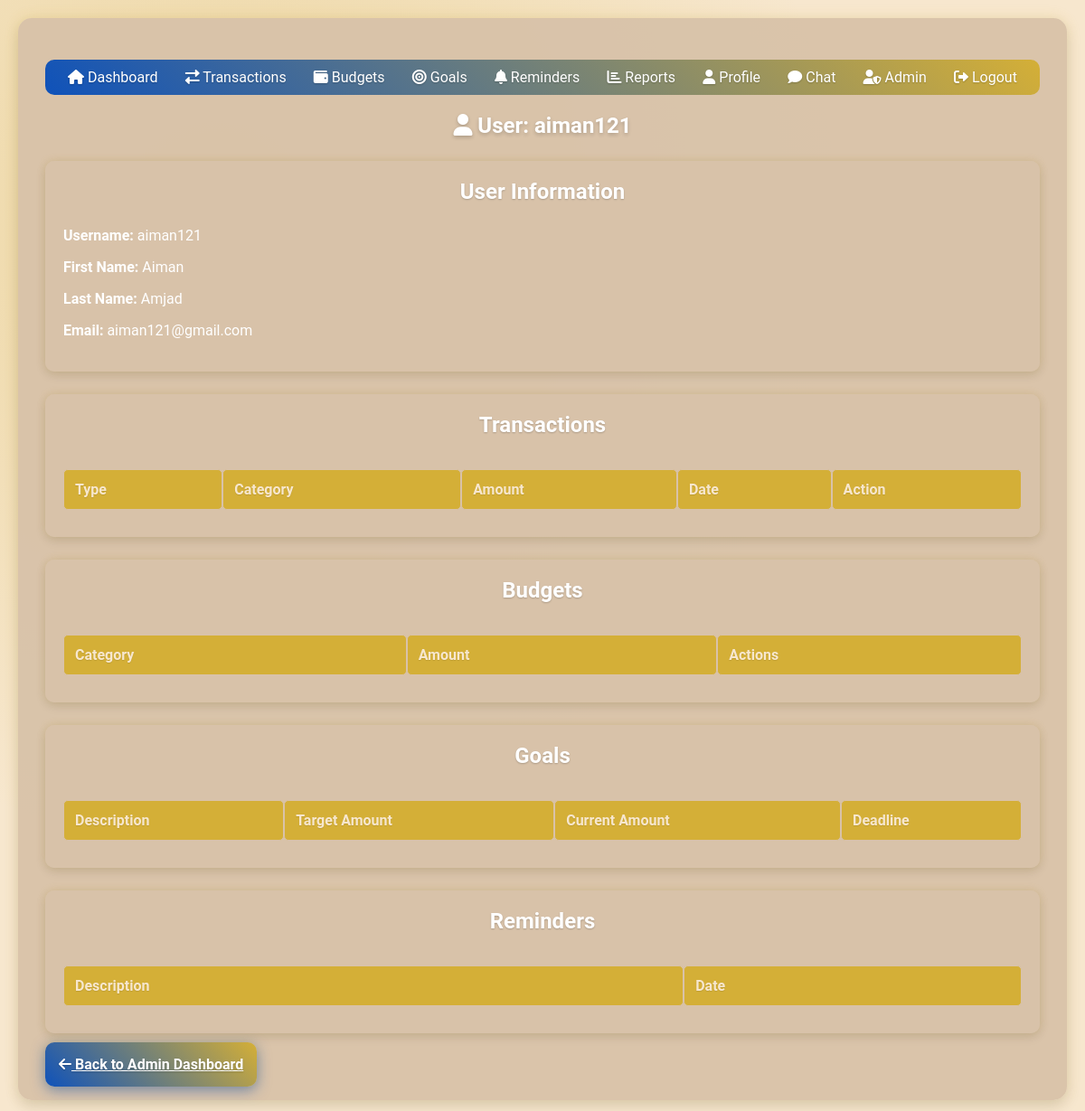
Page /admin/user/2 (signed in) on the committed database.
### tables this page shows
CREATE TABLE users (
        id INTEGER PRIMARY KEY AUTOINCREMENT,
        username TEXT UNIQUE NOT NULL,
        first_name TEXT,
        last_name TEXT,
        email TEXT UNIQUE NOT NULL,
        password TEXT NOT NULL
    , is_admin INTEGER DEFAULT 0, age INTEGER, occupation TEXT, income REAL, location TEXT, financial_goals_summary TEXT, profile_picture TEXT);

### app.py (the view)
    @login_required
    def decorated_function(*args, **kwargs):
        if not current_user.is_admin:
            flash('You do not have permission to access this page.')
            return redirect(url_for('dashboard'))
        return f(*args, **kwargs)

### app.py (called while the page is built)
@login_manager.user_loader
def load_user(user_id):
    conn = sqlite3.connect('smartfinance.db')
    c = conn.cursor()
    c.execute('SELECT id, username, is_admin, age, occupation, income, location, financial_goals_summary, profile_picture FROM users WHERE id = ?', (user_id,))
    user_data = c.fetchone()
    conn.close()
    if user_data:
        return User(id=user_data[0], username=user_data[1], is_admin=user_data[2], age=user_data[3], occupation=user_data[4],
                   income=user_data[5], location=user_data[6], financial_goals_summary=user_data[7], profile_picture=user_data[8])
    return None

def admin_required(f):
    @login_required
    def decorated_function(*args, **kwargs):
        if not current_user.is_admin:
            flash('You do not have permission to access this page.')
            return redirect(url_for('dashboard'))
        return f(*args, **kwargs)
    decorated_function.__name__ = f.__name__
    return decorated_function

### Templates/admin_user_details.html (shortened to what this page needs)
{% extends "base.html" %}
{% block content %}
    <h2><i class="fas fa-user"></i> User: {{ user[0] }}</h2>
    <div class="card">
        <h3>User Information</h3>
        <p><strong>Username:</strong> {{ user[0] }}</p>
        <p><strong>First Name:</strong> {{ user[1] }}</p>
        <p><strong>Last Name:</strong> {{ user[2] }}</p>
        <p><strong>Email:</strong> {{ user[3] }}</p>
    </div>
    <div class="card">
        <h3>Transactions</h3>
        <table>
            <tr><th>Type</th><th>Category</th><th>Amount</th><th>Date</th><th>Action</th></tr>
        </table>
    </div>
    <div class="card">
        <h3>Budgets</h3>
        <table>
            <tr><th>Category</th><th>Amount</th><th>Actions</th></tr>
        </table>
    </div>
    <div class="card">
        <h3>Goals</h3>
        <table>
            <tr><th>Description</th><th>Target Amount</th><th>Current Amount</th><th>Deadline</th></tr>
        </table>
    </div>
    <div class="card">
        <h3>Reminders</h3>
        <table>
            <tr><th>Description</th><th>Date</th></tr>
        </table>
    </div>
    <a href="{{ url_for('admin_dashboard') }}" class="glow-button"><i class="fas fa-arrow-left"></i> Back to Admin Dashboard</a>
{% endblock %}

### static/style.css (style rules this page uses)
body { font-family: 'Roboto', sans-serif; margin: 0; padding: 20px; background: #f7e7ce; color: #ffffff; min-height: 100vh; display: flex; justify-content: center; align-items: center; background-image: radial-gradient(circle at 20% 20%, rgba(212, 175, 55, 0.3) 0%, transparent 50%); }
h1, h2, h3 { color: #ffffff; text-align: center; margin-bottom: 25px; text-shadow: 0 2px 4px rgba(0, 0, 0, 0.2); }
button, .glow-button { background: linear-gradient(45deg, #0f52ba, #d4af37); color: #ffffff; font-weight: bold; padding: 15px; border: none; border-radius: 10px; cursor: pointer; transition: all 0.5s ease; box-shadow: 0 4px 15px rgba(15, 82, 186, 0.5), 0 0 10px rgba(212, 175, 55, 0.3); position: relative; overflow: hidden; text-shadow: 0 1px 2px rgba(0, 0, 0, 0.2); }
.glow-button::after { content: ''; position: absolute; top: 50%; left: 50%; width: 0; height: 0; background: rgba(255, 255, 255, 0.2); border-radius: 50%; transform: translate(-50%, -50%); transition: width 0.6s ease, height 0.6s ease; }
.card { background: rgba(217, 194, 169, 0.95); padding: 20px; margin-bottom: 25px; border-radius: 10px; box-shadow: 0 4px 12px rgba(0, 0, 0, 0.1), 0 0 10px rgba(212, 175, 55, 0.2); animation: fadeInUp 1s ease-out; }
.card h3 { margin-top: 0; font-size: 1.5em; color: #ffffff; text-shadow: 0 1px 2px rgba(0, 0, 0, 0.2); }
table { width: 100%; border-collapse: separate; border-spacing: 0 10px; margin-top: 15px; }
th, td { padding: 12px; text-align: left; background: rgba(217, 194, 169, 0.95); border-radius: 5px; border: 1px solid #d9c2a9; color: #ffffff; text-shadow: 0 1px 1px rgba(0, 0, 0, 0.1); }
th { background: #d4af37; color: #f7e7ce; font-weight: 700; }

### rows in the picture
users: username "aiman121", first_name "Aiman", last_name "Amjad", email "aiman121@gmail.com"
